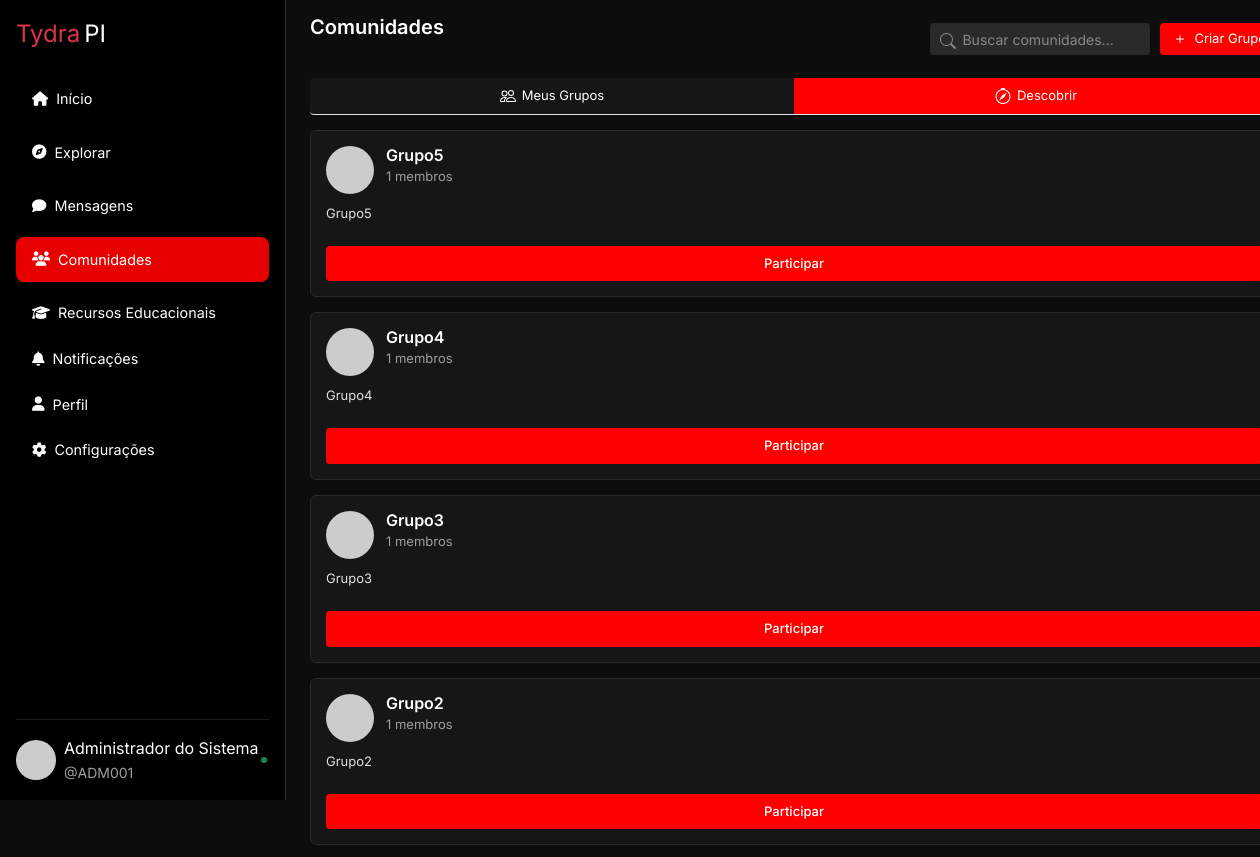
Before: /comunidades.php (signed in, upper part) with the older database file.
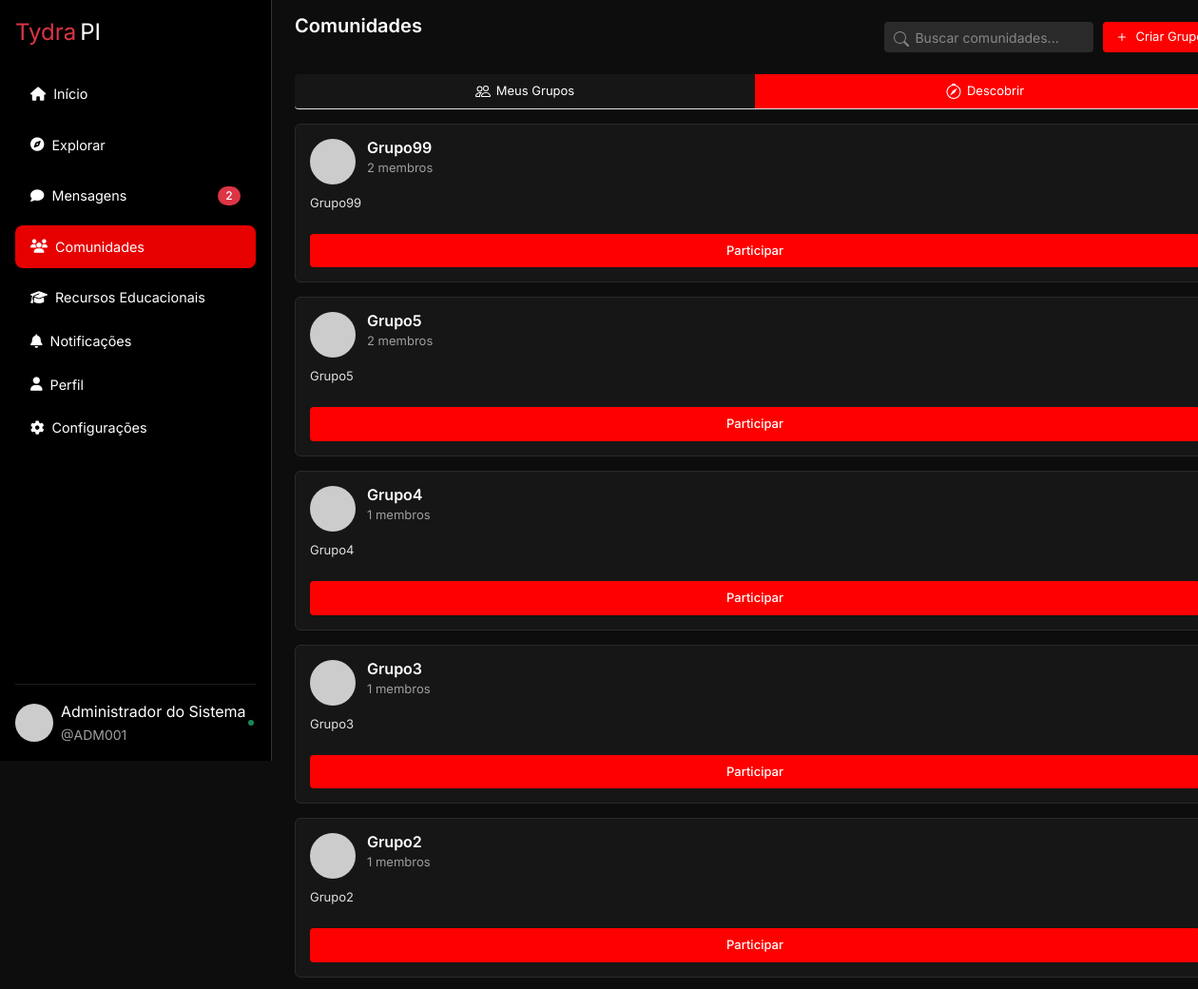
After: the same page with the newer database file.
### tables this page shows
CREATE TABLE `grupos` (
  `id` int(11) NOT NULL,
  `nome` varchar(255) NOT NULL,
  `descricao` text DEFAULT NULL,
  `criador_id` int(10) UNSIGNED NOT NULL,
  `data_criacao` datetime DEFAULT current_timestamp()
);

### functions/comunidades_functions.php (called while the page is built, shortened)
<?php
function buscarTodosGrupos($pdo) {
    $sql = "SELECT g.id, g.nome, g.descricao,
                   COUNT(gm.usuario_id) AS total_membros
            FROM grupos g
            LEFT JOIN grupo_membros gm ON gm.grupo_id = g.id
            GROUP BY g.id
            ORDER BY g.data_criacao DESC";
    $stmt = $pdo->prepare($sql);
    $stmt->execute();
    return $stmt->fetchAll(PDO::FETCH_ASSOC);
}
function estaNoGrupo($pdo, $grupoId, $usuarioId) {
    $sql = "SELECT COUNT(*) FROM grupo_membros
            WHERE grupo_id = :grupo_id
            AND usuario_id = :usuario_id";
    $stmt = $pdo->prepare($sql);
    $stmt->bindValue(':grupo_id', $grupoId, PDO::PARAM_INT);
    $stmt->bindValue(':usuario_id', $usuarioId, PDO::PARAM_INT);
    $stmt->execute();
    return $stmt->fetchColumn() > 0;
}

### functions/siderbar_functions.php (called while the page is built, shortened)
<?php
function contarMensagensNaoLidas($pdo, $usuarioId) {
    $sqlConversas = "SELECT COUNT(*) as total
                    FROM mensagens m
                    JOIN conversas c ON m.conversa_id = c.id
                    WHERE (c.usuario1_id = :usuario_id OR c.usuario2_id = :usuario_id)
                    AND m.remetente_id != :usuario_id
                    AND m.lida = 0";
    $stmt = $pdo->prepare($sqlConversas);
    $stmt->bindValue(':usuario_id', $usuarioId, PDO::PARAM_INT);
    $stmt->execute();
    $naoLidasConversas = $stmt->fetchColumn();
    $sqlGrupos = "SELECT COUNT(*) as total
                 FROM mensagens_grupo mg
                 JOIN grupo_membros gm ON mg.grupo_id = gm.grupo_id
                 WHERE gm.usuario_id = :usuario_id
                 AND mg.id > COALESCE(
                     (SELECT ultima_visualizacao
                      FROM grupo_visualizacoes
                      WHERE grupo_id = mg.grupo_id AND usuario_id = :usuario_id), 0)";
    $stmt = $pdo->prepare($sqlGrupos);
    $stmt->bindValue(':usuario_id', $usuarioId, PDO::PARAM_INT);
    $stmt->execute();
    $naoLidasGrupos = $stmt->fetchColumn();
    return $naoLidasConversas + $naoLidasGrupos;
}
?>

### comunidades.php (the view, shortened to what the changed rows need)
<?php
require 'includes/conexao.php';
require 'functions/comunidades_functions.php';
$active_tab = isset($_GET['tab']) ? $_GET['tab'] : 'descobrir';
$todosGrupos = buscarTodosGrupos($pdo);
?>
<!DOCTYPE html>
<html lang="pt-BR">
<head>
    <link href="https://cdn.jsdelivr.net/npm/bootstrap-icons@1.10.5/font/bootstrap-icons.css" rel="stylesheet">
    <link href="https://cdn.jsdelivr.net/npm/bootstrap@5.3.0-alpha1/dist/css/bootstrap.min.css" rel="stylesheet">
    <?php include 'includes/header.php' ?>
</head>
<body>
    <?php include 'includes/sidebar.php' ?>
    <div class="content-wrapper">
        <div class="communities-header">
            <h1 class="communities-title">Comunidades</h1>
        </div>
        <div id="discover-content" style="<?= $active_tab === 'descobrir' ? 'display: block;' : 'display: none;' ?>">
            <?php foreach ($todosGrupos as $grupo): ?>
                <div class="group-card">
                    <div class="group-header">
                        <div class="group-avatar">
                            <?php
                            $hash = md5($grupo['nome']);
                            $color = substr($hash, 0, 6);
                            ?>
                            <img src="https://ui-avatars.com/api/?name=<?= urlencode($grupo['nome']) ?>&background=<?= $color ?>&color=fff&size=128" alt="<?= htmlspecialchars($grupo['nome']) ?>">
                        </div>
                        <div class="group-info">
                            <h3 class="group-title"><?= htmlspecialchars($grupo['nome']) ?></h3>
                            <div class="group-meta"><?= $grupo['total_membros'] ?> membros</div>
                        </div>
                    </div>
                    <p class="group-description">
                        <?= htmlspecialchars($grupo['descricao']) ?>
                    </p>
                    <?php if ($usuarioAtualId): ?>
                        <?php if (estaNoGrupo($pdo, $grupo['id'], $usuarioAtualId)): ?>
                            <button class="join-btn" disabled>Já participa</button>
                        <?php else: ?>
                            <form method="POST" action="">
                                <button type="submit" class="join-btn">Participar</button>
                            </form>
                        <?php endif; ?>
                    <?php else: ?>
                        <button class="join-btn" disabled>Faça login para participar</button>
                    <?php endif; ?>
                </div>
            <?php endforeach; ?>
        </div>
    </div>
</body>
</html>

### includes/sidebar.php (shortened to what the changed rows need)
<?php
require './functions/siderbar_functions.php';
$usuarioAtualId = $_SESSION['usuario_id'] ?? null;
$totalMensagensNaoLidas = 0;
if ($usuarioAtualId) {
    $totalMensagensNaoLidas = contarMensagensNaoLidas($pdo, $usuarioAtualId);
}
?>
<nav class="sidebar d-flex flex-column p-3">
  <?php
    $currentPage = basename($_SERVER['PHP_SELF']);
    $menus = [
      [
        'label' => 'Recursos Educacionais',
        'icon'  => 'graduation-cap',
        'link'  => 'recursoeducacionais.php',
        'items' => [
          ['label'=>'Material de Estudo','icon'=>'book','href'=>'material.php'],
          ['label'=>'Video Aulas','icon'=>'video','href'=>'videos.php'],
          ['label'=>'Exercícios Práticos','icon'=>'tasks','href'=>'exercicios.php'],
          ['label'=>'Dicas de Estudo','icon'=>'lightbulb','href'=>'dicas.php'],
        ],
        'pages' => ['recursoeducacionais.php','material.php','videos.php','exercicios.php','dicas.php'],
      ],
      [
        'label' => 'Notificações',
        'icon'  => 'bell',
        'link'  => 'notific.php',
        'items' => [
          ['label'=>'Acadêmicas','icon'=>'book','href'=>'notif_academicas.php'],
          ['label'=>'Calendário','icon'=>'calendar','href'=>'calendario.php'],
          ['label'=>'Materiais','icon'=>'tasks','href'=>'notif_materiais.php'],
        ],
        'pages' => ['notific.php','notif_academicas.php','calendario.php','notif_materiais.php'],
      ],
    ];
  ?>
  <ul class="nav nav-pills flex-column mb-auto">
    <li>
      <a href="chat.php" class="nav-link mb-2 d-flex justify-content-between align-items-center <?= $currentPage=='chat.php'?'active':'' ?>">
        <span><i class="fas fa-comment me-2"></i>Mensagens</span>
        <?php if ($totalMensagensNaoLidas > 0): ?>
          <span class="badge bg-danger"><?= $totalMensagensNaoLidas ?></span>
        <?php endif; ?>
      </a>
    </li>
    <?php foreach($menus as $menu): ?>
      <?php $isActive = in_array($currentPage, $menu['pages']); ?>
      <?php if($isActive): ?>
        <li class="has-submenu active">
          <a href="<?= $menu['link'] ?>" class="nav-link d-flex justify-content-between align-items-center submenu-toggle active">
            <span><i class="fas fa-<?= $menu['icon'] ?> me-2"></i><?= $menu['label'] ?></span>
            <i class="fas fa-chevron-down submenu-icon"></i>
          </a>
          <ul class="sub-menu">
            <?php foreach($menu['items'] as $item): ?>
              <li><a href="<?= $item['href'] ?>" class="nav-link sub-link <?= $currentPage==basename($item['href'])?'active':'' ?>"><i class="fas fa-<?= $item['icon'] ?> me-2"></i><?= $item['label'] ?></a></li>
            <?php endforeach; ?>
          </ul>
        </li>
      <?php else: ?>
        <li>
          <a href="<?= $menu['link'] ?>" class="nav-link<?= $isActive?' active':'' ?>">
            <i class="fas fa-<?= $menu['icon'] ?> me-2"></i><?= $menu['label'] ?>
          </a>
        </li>
      <?php endif; ?>
    <?php endforeach; ?>
  </ul>
</nav>

Changed rows visible on the page:
added grupos: nome "Grupo99", total_membros "2", descricao "Grupo99"
computed for grupos "Grupo5": total_membros "1" → "2"
Other visible differences:
$totalMensagensNaoLidas: (not shown) → "2"
